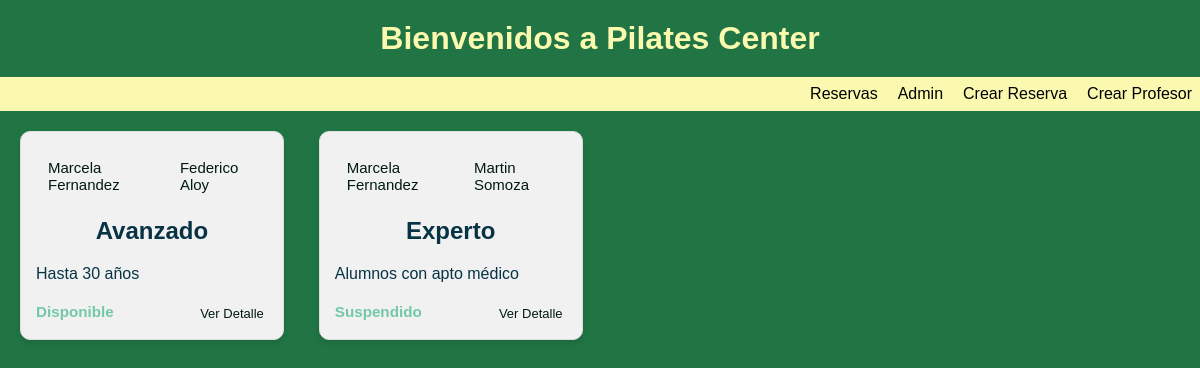
The app's page /reserves/filter/profesor/Marcela Fernandez/ with its own data.
### reserves/models.py (models this page shows, shortened)
class Clase(models.Model):
    profesor = models.ForeignKey(Profesor, on_delete=models.CASCADE,related_name='clases')
    suplente = models.ForeignKey(Suplente, on_delete=models.CASCADE,related_name='clases')
    nivel = models.CharField(max_length=50)
    descripcion = models.CharField(max_length=200)
    fecha_inicio = models.DateField(default=datetime.now)
    fecha_fin = models.DateField(default=datetime.now)
    estado = models.ForeignKey(Estado, on_delete=models.CASCADE,related_name='clases')

class Profesor(models.Model):
    nombre = models.CharField(max_length=20)
    def __str__(self):
        return f"{self.nombre}"

class Suplente(models.Model):
    nombre = models.CharField(max_length=20)
    def __str__(self):
        return f"{self.nombre}"

class Estado(models.Model):
    estado = models.CharField(max_length=11)
    def __str__(self):
        return f"{self.estado}"

### reserves/views.py (the view)
# urls.py: path('filter/profesor/<str:profesor_name>/', filter_by_profesor, name='filter_by_profesor'),
def filter_by_profesor(request, profesor_name):
    clases = Clase.objects.filter(profesor__nombre=profesor_name)
    contexto_dict = {'clases': clases}
    return render(request, "reserves/filtered_list.html", contexto_dict)

### reserves/templates/reserves/filtered_list.html
{% extends 'reserves/home.html' %} {% load static %} {% block content %}
<link rel="stylesheet" href="{% static 'reserves/styleshome.css' %}" />
<div class="clase-container">
  {% for clase in clases %}
  <div class="clase">
    <div class="clase-header">
      <span class="tag">{{ clase.profesor }}</span>
      <span class="tag">{{ clase.suplente }}</span>
    </div>
    <h2>{{ clase.nivel }}</h2>
    <p>{{ clase.descripcion }}</p>
    <div class="clase-footer">
      <h3 data-estado="{{ clase.estado }}">{{ clase.estado }}</h3>
      <a href="{% url 'detail_view' clase.id %}" class="btn-detail"
        >Ver Detalle</a
      >
    </div>
  </div>
  {% empty %}
  <p>No hay reservas disponibles.</p>
  {% endfor %}
</div>
{% endblock %}

### reserves/static/reserves/styleshome.css (style rules this page uses)
* { margin: 0; padding: 0; box-sizing: border-box; }
body { font-family: sans-serif; background-color: #217544; }
.clase-container { display: grid; grid-template-columns: repeat(auto-fill, minmax(200px, 1fr)); gap: 35px; padding: 20px; }
.clase { border: 1px solid #ddd; border-radius: 10px; background-color: #f1f1f1; padding: 15px; box-shadow: 0 4px 6px rgba(0, 0, 0, 0.1); transition: transform 0.3s ease-in-out; }
@media (min-width: 768px) { .clase-container { grid-template-columns: repeat(4, 1fr); } }
.clase-header { display: flex; justify-content: space-between; margin-bottom: 12px; }
.tag { font-size: 15px; color: #011a10; padding: 12px 12px; border-radius: 5px; background-color: transparent; text-decoration: none; }
.clase h2 { margin-bottom: 20px; text-align: center; color: #073345; }
.clase p { margin-bottom: 20px; color: #073345; }
.clase-footer { display: flex; justify-content: space-between; font-size: 13px; }
.clase h3 { color: #73c9a6; }
.btn-detail { color: #011a10; padding: 3px 4px; border-radius: 5px; text-decoration: none; }

### records on screen
Clase: profesor "Marcela Fernandez", suplente "Federico Aloy", nivel "Avanzado", descripcion "Hasta 30 años", estado "Disponible"
Clase: profesor "Marcela Fernandez", suplente "Martin Somoza", nivel "Experto", descripcion "Alumnos con apto médico", estado "Suspendido"
